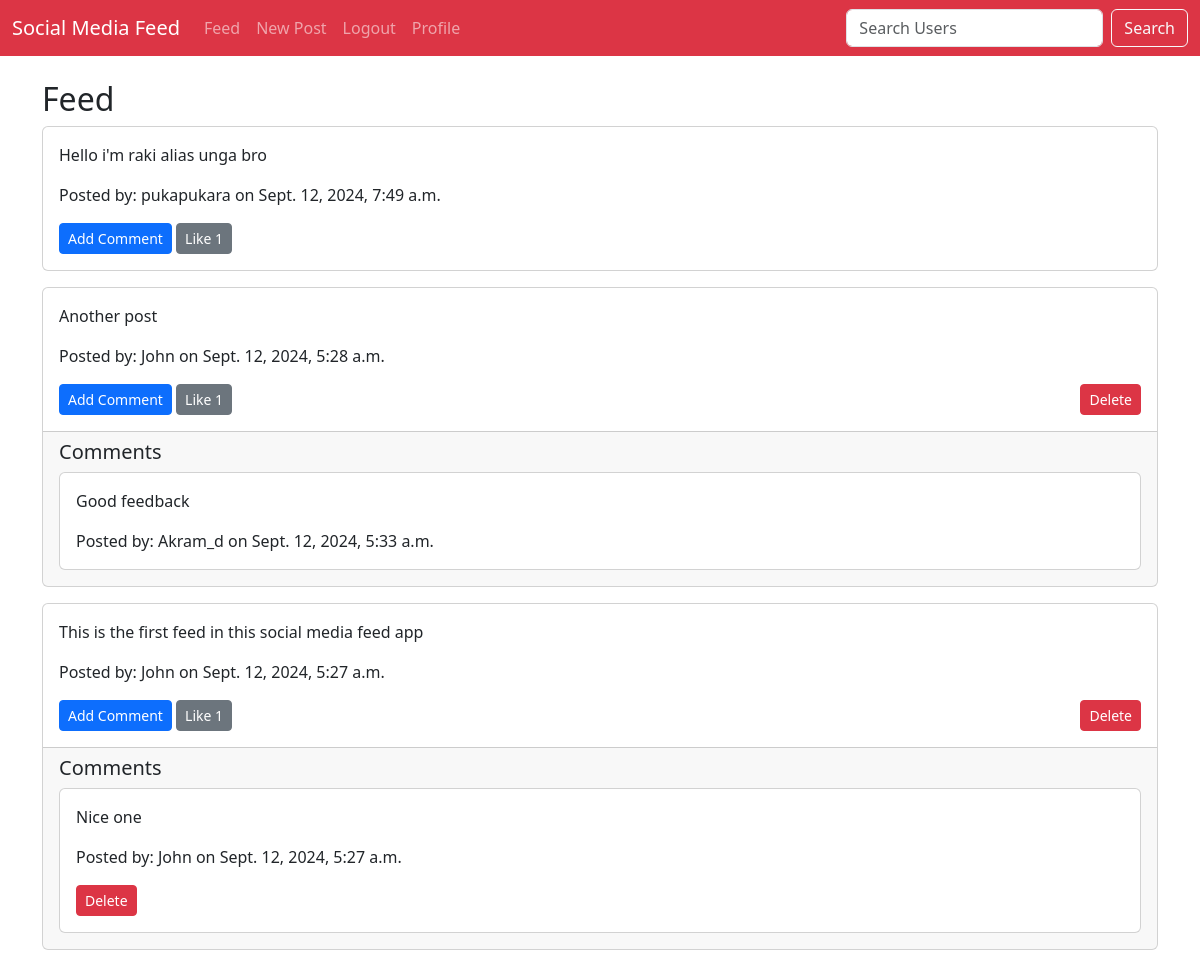
The page /feed/ (signed in) on the database its author committed.
### core/models.py (models this page shows, shortened)
class Post(models.Model):
    content = models.TextField()
    user = models.ForeignKey(User, on_delete=models.CASCADE, related_name='posts')
    created_at = models.DateTimeField(auto_now_add=True)
    updated_at = models.DateTimeField(auto_now=True)

class Comment(models.Model):
    content = models.TextField()
    user = models.ForeignKey(User, on_delete=models.CASCADE, related_name='comments')
    post = models.ForeignKey(Post, on_delete=models.CASCADE, related_name='comments')
    created_at = models.DateTimeField(auto_now_add=True)
    updated_at = models.DateTimeField(auto_now=True)

### core/views.py (the view)
# urls.py: path('feed/', views.feed, name='feed'),
def feed(request):
    posts = Post.objects.all().order_by('-created_at')
    if request.user.is_authenticated:
        return render(request, 'feed.html', {'posts': posts})
    else:
        return render(request, 'guest_feed.html', {'posts': posts})

### core/templates/feed.html (shortened to what this page needs)
{% extends 'base.html' %}
{% block content %}
  <h2>Feed</h2>
  {% for post in posts %}
    <div class="card mb-3">
      <div class="card-body">
        <p class="card-text">{{ post.content }}</p>
        <p class="card-text">Posted by: {{ post.user.username }} on {{ post.created_at }}</p>
        <div class="d-flex justify-content-between">
          <div>
            <a href="{% url 'comment_create' post.pk %}" class="btn btn-primary btn-sm">Add Comment</a>
            <a href="{% url 'like' post.pk %}" class="btn btn-secondary btn-sm">Like {{ post.likes.count }}</a>
          </div>
          {% if post.user == request.user %}
            <a href="{% url 'post_delete' post.pk %}" class="btn btn-danger btn-sm">Delete</a>
          {% endif %}
        </div>
      </div>
      {% if post.comments.exists %}
        <div class="card-footer">
          <h5>Comments</h5>
          {% for comment in post.comments.all %}
            <div class="card mb-2">
              <div class="card-body">
                <p class="card-text">{{ comment.content }}</p>
                <p class="card-text">Posted by: {{ comment.user.username }} on {{ comment.created_at }}</p>
                {% if comment.user == request.user %}
                  <a href="{% url 'comment_delete' comment.pk %}" class="btn btn-danger btn-sm">Delete</a>
                {% endif %}
              </div>
            </div>
          {% endfor %}
        </div>
      {% endif %}
    </div>
  {% endfor %}
{% endblock %}

### rows shown on the page
Post: content "Hello i'm raki alias unga bro", user.username "pukapukara", created_at "Sept. 12, 2024, 7:49 a.m.", likes.count "1"
Post: content "Another post", user.username "John", created_at "Sept. 12, 2024, 5:28 a.m.", likes.count "1", shows "Delete"
Comment: content "Good feedback", user.username "Akram_d", created_at "Sept. 12, 2024, 5:33 a.m."
Post: content "This is the first feed in this social media feed app", user.username "John", created_at "Sept. 12, 2024, 5:27 a.m.", likes.count "1", shows "Delete"
Comment: content "Nice one", user.username "John", created_at "Sept. 12, 2024, 5:27 a.m.", shows "Delete"
